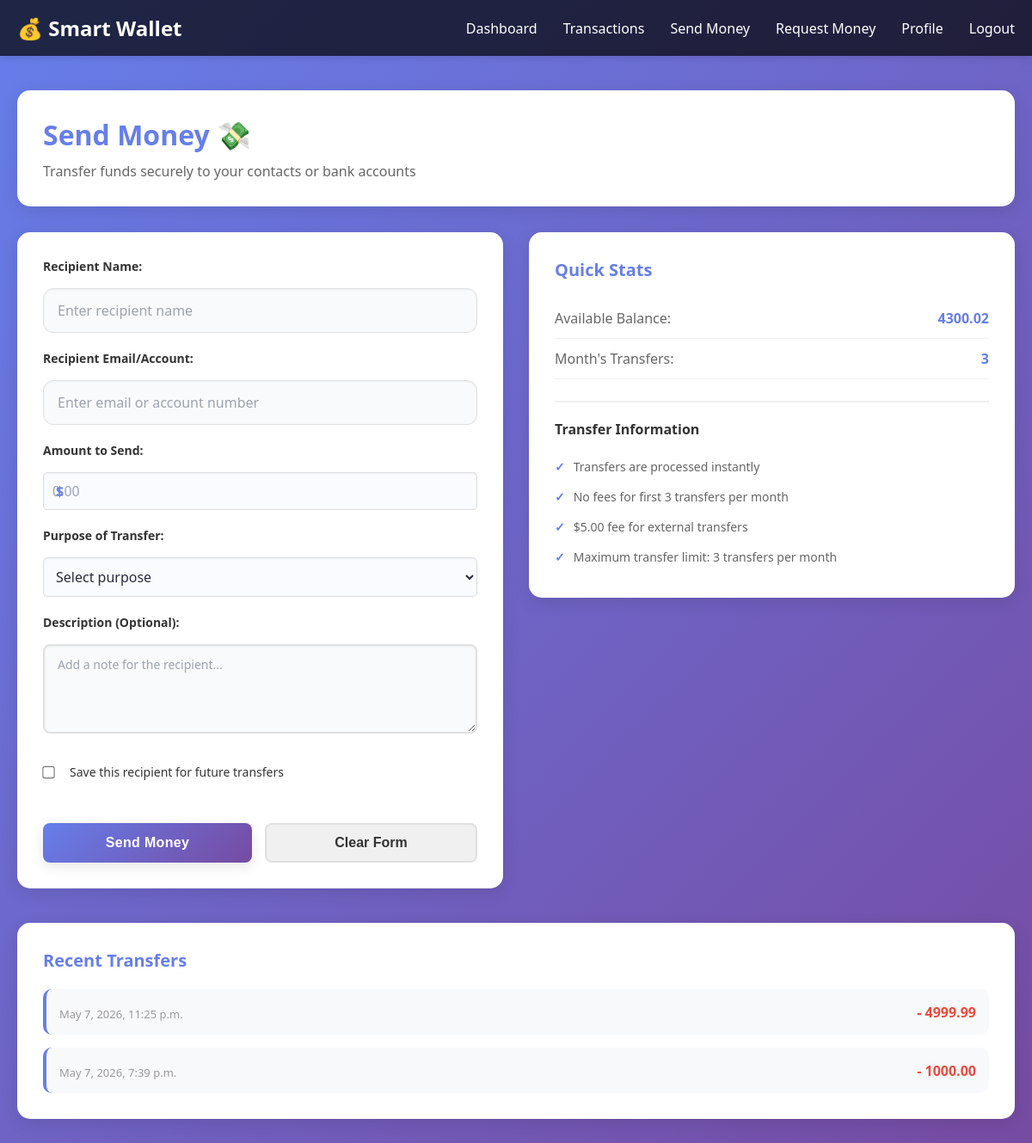
Before: /transaction/send/ (signed in) with the older database file.
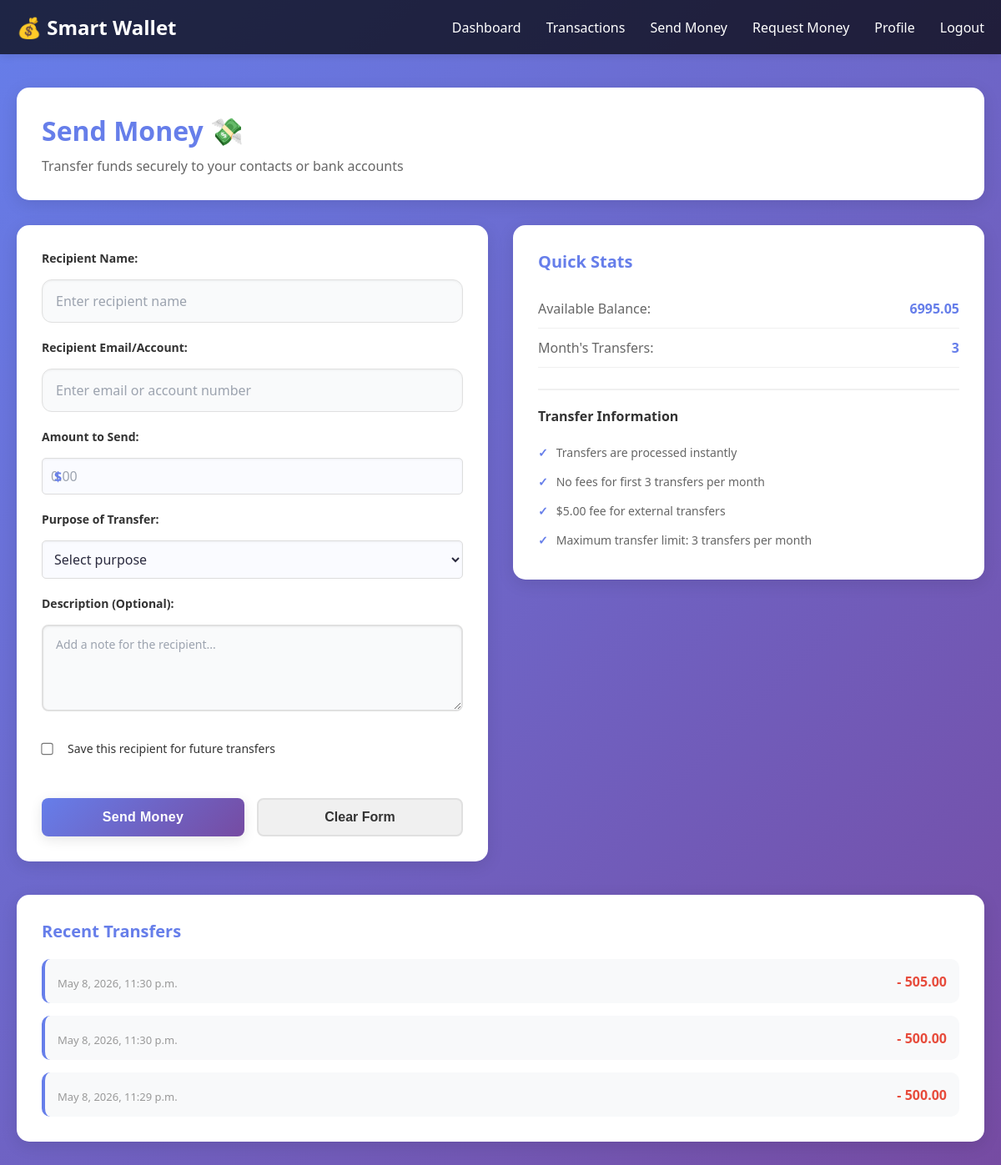
After: the same page with the newer database file.
### user/models.py (models this page shows, shortened)
class Wallet(models.Model):
    user = models.OneToOneField(
        settings.AUTH_USER_MODEL,
        on_delete=models.CASCADE,
        related_name='wallet'
    )
    total_balance = models.DecimalField(
        max_digits=12,
        decimal_places=2,
        default=0
    )
    total_income = models.DecimalField(
        max_digits=12,
        decimal_places=2,
        default=0
    )
    total_expense = models.DecimalField(
        max_digits=12,
        decimal_places=2,
        default=0
    )
    send_limit = models.PositiveBigIntegerField(default=3)

### transactions/models.py (models this page shows, shortened)
class Transaction(models.Model):
    TYPE_CHOICES = [
        ('income' , 'Income'),
        ('expense', 'Expense'),
        ('saving' , 'Saving'),
        ('send'   , 'Sending')
    ]
    reciever = models.ForeignKey('user.Wallet',
        on_delete=models.CASCADE,
        null = True,
        blank = True)
    fee = models.DecimalField(max_digits=10,decimal_places=2,default=0)
    wallet = models.ForeignKey('user.Wallet', on_delete=models.CASCADE, related_name='transactions')
    amount = models.DecimalField(max_digits=10, decimal_places=2)
    type = models.CharField(max_length=10, choices=TYPE_CHOICES)
    date = models.DateTimeField(auto_now_add=True)
    description = models.TextField(null=True, blank=True)
    budget = models.ForeignKey(
    'Budget',
    on_delete=models.CASCADE,
    related_name='transactions',
    null=True,
    blank=True
    )
    saving_goals = models.ForeignKey('SavingGoals'
        ,on_delete=models.CASCADE
        ,related_name='transactions'
        ,null=True
        ,blank=True)

### transactions/views.py (the view, shortened to what this page needs)
@login_required
def view_send(request):
    user = _get_current_user(request)
    if not user:
        return redirect('login')
    try:
        wallet = user.wallet
    except user_models.Wallet.DoesNotExist:
        return redirect('login')
    context = {'user': user, 'wallet': wallet}
    context['sends'] = trans_models.Transaction.objects.filter(wallet=wallet, type='send').order_by('-date')[:3]
    return render(request, 'send_money.html', context)

### transactions/views.py (called while the page is built)
@login_required
def _get_current_user(request):
    user = request.user if request.user.is_authenticated else None
    if not user:
        user_id = request.session.get('user_id')
        if user_id:
            user = User.objects.filter(id=user_id).first()
    return user

### templates/send_money.html (shortened to what the changed rows need)
<!DOCTYPE html>
{% load static %}
<html lang="en">
<head>
    <link rel="stylesheet" href="{% static 'css/style.css' %}">
    <link rel="stylesheet" href="{% static 'css/send_money.css' %}">
</head>
<body id="send-money-body">
    <div class="container" id="send-money-container">
        <div class="welcome-section">
            <h1>Send Money 💸</h1>
        </div>
        <div class="send-money-wrapper">
            <div class="send-info-card">
                <div class="stats-item">
                    <span class="stats-label">Available Balance:</span>
                    <span class="stats-value">{{wallet.total_balance}}</span>
                </div>
            </div>
        </div>
        <div id="recentTransfers" class="recent-transfers-section">
            <div class="transfers-list">
                {% for send in sends %}
                <div class="transfer-item">
                    <div class="transfer-info">
                        <div class="transfer-date">{{ send.date }}</div>
                    </div>
                    <div class="transfer-amount">- {{ send.amount }}</div>
                </div>
                {% endfor %}
            </div>
        </div>
    </div>
</body>
</html>

Changed rows visible on the page:
no longer on this page (row unchanged): Transaction: date "May 7, 2026, 11:25 p.m.", amount "4999.99"
no longer on this page (row unchanged): Transaction: date "May 7, 2026, 7:39 p.m.", amount "1000.00"
changed Wallet: total_balance "4300.02" → "6995.05"
added Transaction: date "May 8, 2026, 11:30 p.m.", amount "505.00"
added Transaction: date "May 8, 2026, 11:30 p.m.", amount "500.00"
added Transaction: date "May 8, 2026, 11:29 p.m.", amount "500.00"
